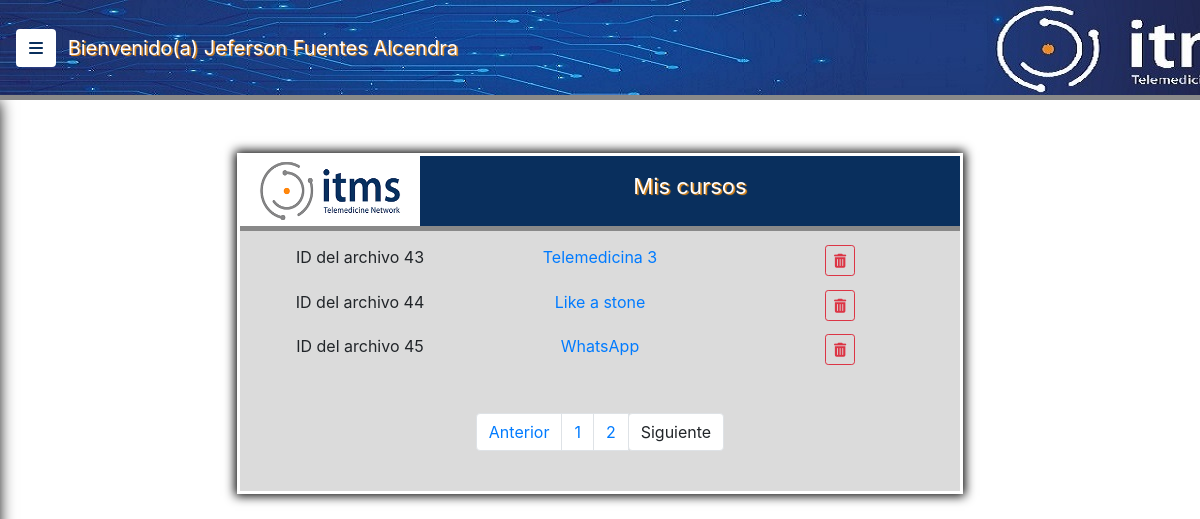
/public/views/mis_cursos.php?pagina=2 (signed in), run on the app's committed database.
### tables this page shows
CREATE TABLE `archivos` (
  `id_archivo` int(6) NOT NULL,
  `nombre_archivo` varchar(100) NOT NULL,
  `ruta` varchar(200) NOT NULL,
  `tipo` varchar(50) NOT NULL,
  `tamaño` int(9) NOT NULL,
  `documento` varchar(11) NOT NULL
);

### public/models/mis_cursos.php (the view, shortened to what this page needs)
<!DOCTYPE html>
<html lang="en">
<head>
	<link rel="stylesheet" href="../../vendor/css/bootstrap.min.css">
	<link rel="stylesheet" href="../../css/estilos.css">
	<link rel="stylesheet" href="../../css/simple-sidebar.css">
</head>
<body>
		<div class="container div2 color2">
		<div class="row b_bottom">
			<div class="col-sm-3 color1">
				<img src="../../files/img/Logo ITMS.png" class="logo2">
			</div>
			<div class="col-sm-9 encabezado2">
				Mis cursos
			</div>
		</div>
<?php
	$conexion = new PDO ("mysql:host=localhost; dbname=itms_capacitacion", "root", "");
	$conexion -> setAttribute(PDO::ATTR_ERRMODE, PDO::ERRMODE_EXCEPTION);
	$conexion -> exec("SET CHARACTER SET utf8");
	$directorio = "../../cursos/";
	$documento = $_SESSION["documento"];
	$por_pagina = "5";
	$pagina_inicial = 1;
		if(isset($_GET["pagina"])){
			if ($_GET["pagina"] == "1") {
			}else{
				$pagina_inicial = $_GET["pagina"];
			}
		}else{
			$pagina_inicial = "1";
		}
	$inicio_registro = ($pagina_inicial - 1) * $por_pagina;
	$sql = "SELECT * FROM archivos WHERE documento = '$documento'";
	$resultado = $conexion -> prepare($sql);
	$resultado -> execute(array());
	$num_registros = $resultado -> rowCount();
	$total_paginas = ceil($num_registros/$por_pagina);
	$sql2 = "SELECT * FROM archivos WHERE documento = '$documento' LIMIT $inicio_registro, $por_pagina";
	$resultado2 = $conexion -> prepare($sql2);
	$resultado2 -> execute(array());
	while ($registro2 = $resultado2 -> fetch(PDO::FETCH_ASSOC)) {
		$nnombre = stripcslashes($registro2["nombre_archivo"]);
		$rruta = stripcslashes($registro2["ruta"]);
		$iid = stripcslashes($registro2["id_archivo"]);
		echo "<div class='row espacio'>";
			echo "<div class='col-sm-4 t_centro'>";
				echo "ID del archivo $iid";
			echo "</div>";
			echo"<div class='col-sm-4 t_centro'>";
				echo "<a href=\"".$directorio . $rruta."\" target='blanck' class='a_cursos' title='Abrir Archivo'>".$nnombre."<br></a>";
			echo "</div>";
			echo "<div class='col-sm-4 t_centro'>";
				echo "<a href='../models/eliminar_archivo.php?eliminar=".$registro2['id_archivo']."' class='btn btn-sm btn-outline-danger' onclick='eliminar()' title='Eliminar Archivo'><i class='fas fa-trash-alt'></i></a>";
			echo "</div>";
		echo "</div>";
	}
?>
<br>
<br>
<div class="row centro">
	<?php
		$pagina_actual = isset($_GET['pagina']) ? $_GET['pagina'] : '1';
		echo "<div class='row centro'>";
			echo "<ul class='pagination pag'>";
			if ($pagina_actual != 1) {
				echo "<li class='page-item'><a class='page-link' href='?pagina=".($pagina_actual-1)."'>".'Anterior'."</a>";
			}else{
				echo "<li class='page-item'><a class='btn page-link' disabled>".' Anterior'."</a>";
			}
			echo "<li class='page-item'>";
				for ($i=1; $i <= $total_paginas; $i++) {
					if($pagina_actual == $i){
						echo "<li class='page-item'><a class='page-link mi_active' href='?pagina=".$i."'>".$i."</a>";
					}else{
						echo "<li class='page-item'><a class='page-link' href='?pagina=".$i."'>".$i."</a>";
					}
				}
				if ($pagina_actual != $total_paginas) {
					echo "<li class='page-item'><a class='page-link' href='?pagina=".($pagina_actual+1)." '>".' Siguiente'."</a>";
				}else{
					echo "<li class='page-item'><a class='btn page-link' disabled>".' Siguiente'."</a>";
				}
				echo "</ul>";
				echo "</div>";
	?>
</div>
<br>
</div>
<br>
<br>
</body>
</html>

### css/estilos.css (style rules this page uses)
body { background-image: url("../files/img/fondo.jpg"); }
.color1 { background: #fff; }
.color2 { background: rgba(137, 137, 137, 0.3); }
.div2 { width: 60%; margin-top: 5%; box-shadow:0 0 0 3px #fff, 0 0 10px 5px #000; }
.encabezado2 { color: #fff; text-align: center; padding-top: 2%; font-size: 22px; text-shadow: 1.5px 1px 1px #F18F11; background: #092F5D; }
.logo2 { width: 100%; height: 70px; }
.espacio { padding-top: 2% }
.centro { justify-content: center; }
.t_centro { text-align: center; }
.b_bottom { border-bottom: 5px solid #898989; }
.a_cursos { text-decoration: none; }

### css/simple-sidebar.css (style rules this page uses)
body { overflow-x: hidden; }

### data on the page
archivos: id_archivo "43", nombre_archivo "Telemedicina 3"
archivos: id_archivo "44", nombre_archivo "Like a stone"
archivos: id_archivo "45", nombre_archivo "WhatsApp"

### other printed values
$_SESSION["nombres"] "Jeferson"
$_SESSION["apellidos"] "Fuentes Alcendra"
